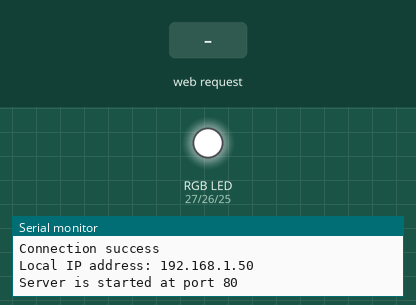
The sketch below on a simulated ESP32. On the bench: an RGB LED mixed from three pins (HIGH = lit), the last lines printed to the serial monitor. Inputs (shaded band) come from the test bench. Dim RGB values are drawn brighter than linear; WiFi joins after 1.5 s; servers stay silent unless stated.

Above: at 4.2 s.
4.3 s: HTTP request GET /colour received
At 5.2 s:
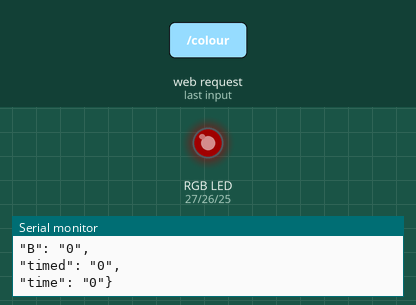
5.8 s: HTTP request GET /on received
At 6.2 s:
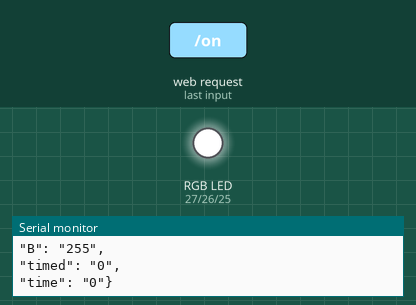
7.3 s: HTTP request GET /off received
At 8.6 s:
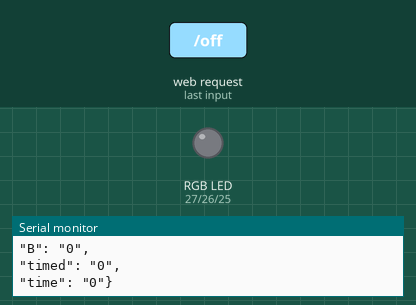
Timing chart, 0 to 10.3 s (numbered marks = the images above; inputs shaded):
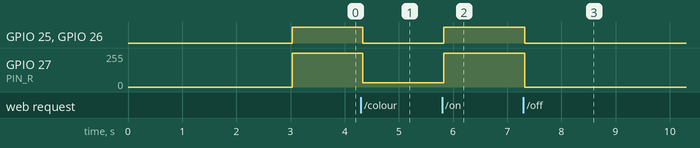

Measured:
- after the input at 4.3 s, GPIO 25 (PIN_B), GPIO 26 (PIN_G): HIGH → LOW at once; GPIO 27 (PIN_R): 255/255 → 33/255 at once
- after the input at 5.8 s, GPIO 25 (PIN_B), GPIO 26 (PIN_G): LOW → HIGH at once; GPIO 27 (PIN_R): 33/255 → 255/255 at once
- after the input at 7.3 s, GPIO 25 (PIN_B), GPIO 26 (PIN_G): HIGH → LOW at once; GPIO 27 (PIN_R): 255/255 → 0/255 at once

The sketch:

wifi-server.ino
```cpp
#include <WiFi.h>
#include <WebServer.h>
#define PIN_R 27
#define PIN_G 26
#define PIN_B 25
#define CH_R 0
#define CH_G 1
#define CH_B 2

const uint8_t frequency = 5000;
const uint8_t resolution = 8;
const char* ssid = "csy";
const char* password = "55555555";
volatile int red_val = 255;
volatile int green_val = 255;
volatile int blue_val = 255;
volatile unsigned long time_sec = 0;
volatile bool isTimed = false;
hw_timer_t *timer = NULL;
WiFiServer server(80);
IPAddress ip = WiFi.localIP();

const String html_code PROGMEM = R"rawliteral(
<!DOCTYPE html>
<html>
<head>
    <title>
        LAMP CONTROLLER
    </title>
    <style>
        body {
            font-family: 'Courier New', Courier, monospace;
            text-align: center;
            padding: 10vw;
        }
        button, input[type=range] {
            padding: 10px 30px;
            font-size: 16px;
            margin: 10px;
        }
        .slider-container {
            margin-bottom: 1em;
        }
    </style>
</head>

<body>
    <h1>
        Main Page
    </h1>
    <button id="btnOn">
        On
    </button>
    <button id="btnOff">
        Off
    </button>
    <button id="btnReset">
        Reset
    </button>

    <div class="slider-container">
        <label for="sliderR">Red: <span id="valR">0</span></label><br>
        <input type="range" id="sliderR" min="0" max="255" value="0"><br>
    </div>

    <div class="slider-container">
        <label for="sliderG">Green: <span id="valG">0</span></label><br>
        <input type="range" id="sliderG" min="0" max="255" value="0"><br>
    </div>

    <div class="slider-container">
        <label for="sliderB">Blue: <span id="valB">0</span></label><br>
        <input type="range" id="sliderB" min="0" max="255" value="0"><br>
    </div>

    <div class="slider-container">
        <label for="entryTime">Turn off after (minutes): </label><br>
        <input type="number" id="entryTime" min="1" max="999" placeholder="0"><br>
        <button id="btnSetTime">Set Timer</button>
    </div>

    <script type="module">
        "use strict"
        const CMD = {
            ON: 'on',
            OFF: 'off',
            RGB: 'colour',
            TIME: 'timed',
            RST: 'reset',
        };
        const ipAddress = ")rawliteral" + ip.toString() + R"rawliteral(";

        function sendCommand(command) {
            // load is different by different commands
            let load;
            if (command == CMD.RGB) {
                load = [
                    parseInt(document.getElementById(`sliderR`).value),
                    parseInt(document.getElementById(`sliderG`).value),
                    parseInt(document.getElementById(`sliderB`).value)
                ];
            } else if (command == CMD.TIME) {
                // send time
                load = [parseInt(document.getElementById(`entryTime`).value)];
            } else {
                load = [];
            }

            fetch(`${ipAddress}/${command}/${load}`).then(
                response => {
                    if (!response.ok) {
                        throw new Error("Response is not ok.");
                    }
                    // return response.text();
                    return response.json();
                }
            ).then(
                data => {
                    console.log("Message: ESP returns a message: ", data);
                    // update information on UI display to match the actual status of device
                    setSlider("R", parseInt(data.R));
                    setSlider("G", parseInt(data.G));
                    setSlider("B", parseInt(data.B));
                }
            ).catch(
                error => {
                    console.error("Error: ", error);
                }
            );
        }

        // given a number val, set the slider value and text to match val
        function setSlider(colour, val) {
            document.getElementById(`slider${colour}`).value = val;
            document.getElementById(`val${colour}`).textContent = val;
        }

        // (when the slider is moved) send updated colour to device
        function updateSlider(colour) {
            // update text number to match slider position/value
            const val = document.getElementById(`slider${colour}`).value;
            document.getElementById(`val${colour}`).textContent = val;
            // send RGB value to device
            sendCommand(CMD.RGB);
        }

        window.addEventListener("load", () => sendCommand(CMD.ON));

        document.getElementById("btnOn").addEventListener("click", () => sendCommand(CMD.ON));
        document.getElementById("btnOff").addEventListener("click", () => sendCommand(CMD.OFF));
        document.getElementById("btnReset").addEventListener("click", () => sendCommand(CMD.RST));
        document.getElementById("btnSetTime").addEventListener("click", () => sendCommand(CMD.TIME));

        document.getElementById("sliderR").addEventListener("input", () => updateSlider('R'));
        document.getElementById("sliderG").addEventListener("input", () => updateSlider('G'));
        document.getElementById("sliderB").addEventListener("input", () => updateSlider('B'));
    </script>
</body>
</html>
)rawliteral";

String getReq(WiFiClient client) {
  // assertion: client is no null
  String req = "";
  while (client.connected()) {
    char c = client.read();
    req += c;
    // "\n" is the last char of a http request
    if (c == '\n') {
      break;
    }
  }
  Serial.println(req);
  return req;
}

String getCommand(String req) {
  String command = "";
  // do something
  if (req.indexOf("/on") >= 0) {
    command = "/on";
  } else if (req.indexOf("/off") >= 0) {
    command = "/off";
  } else if (req.indexOf("/reset") >= 0) {
    command = "/reset";
  } else if (req.indexOf("/timed") >= 0) {
    command = "/timed";
  } else if (req.indexOf("/colour") >= 0) {
    command = "/colour";
  } else if (req.indexOf("GET / ") >= 0 || req.indexOf("GET /HTTP") >= 0) {
    command = "/";
  } else {
    command = "/other";
  }
  return command;
}

std::vector<int> getCommandData(String req) {
  // example: GET /0.0.0.0/colour/255,255,160 HTTP/1.1
  String substr = req.substring(req.indexOf(" "), req.lastIndexOf(" "));
  substr = substr.substring(substr.lastIndexOf("/") + 1, substr.length());
  std::vector<int> data = {};
  while (!substr.isEmpty()) {
    int end = substr.indexOf(",");
    if (end == -1) {
      end = substr.length();
    }
    int number = substr.substring(0, end).toInt();
    substr = substr.substring(end + 1, substr.length());
    data.push_back(number);
    // Serial.println(number);
  }
  return data;
}

void onLamp() {
  Serial.println("On lamp");
  red_val = 255;
  green_val = 255;
  blue_val = 255;
  time_sec = 0;
  isTimed = false;
}

void offLamp() {
  Serial.println("Off lamp");
  red_val = 0;
  green_val = 0;
  blue_val = 0;
  time_sec = 0;
  isTimed = false;
}

void resetLamp() {
  Serial.println("Reset lamp");
  red_val = 0;
  green_val = 0;
  blue_val = 0;
  time_sec = 0;
  isTimed = false;
}

void timedLamp(String req) {
  Serial.println("Timed lamp mode");
  // time_sec = 12;
  std::vector<int> data = getCommandData(req);
  time_sec = data.back() * 60;
  data.pop_back();
  isTimed = true;
  timer = timerBegin(1000000);
  Serial.println(timer == NULL);
}

void setColourLamp(String req) {
  Serial.println("Set lamp colour mode");
  std::vector<int> data = getCommandData(req);
  blue_val = data.back();
  data.pop_back();
  green_val = data.back();
  data.pop_back();
  red_val = data.back();
  data.pop_back();
}

std::vector<String> generateHeader(String command) {
  std::vector<String> res = {};
  res.push_back("HTTP/1.1 200 OK");
  if (command == "/") {
    res.push_back("Content-Type: text/html");
  } else {
    res.push_back("Content-Type: application/json");
  }
  res.push_back("Access-Control-Allow-Origin: *");
  res.push_back("Connection: close");

  return res;
}

std::vector<String> generateContent(String command) {
  std::vector<String> res = {};
  if (command == "/") {
    res.push_back(html_code);
    return res;
  }

  if (command == "/on") {
    res.push_back("{\"message\": \"Lamp turned on\",");
  } else if (command == "/off") {
    res.push_back("{\"message\": \"Lamp turned off\",");
  } else if (command == "/reset") {
    res.push_back("{\"message\": \"Lamp reset\",");
  } else if (command == "/timed") {
    res.push_back("{\"message\": \"Lamp is timed\",");
  } else if (command == "/colour") {
    res.push_back("{\"message\": \"Lamp changes colour\",");
  } else if (command == "/other") {
    res.push_back("{\"message\": \"This is a server to ESP32\",");
  } else {
    res.push_back("{\"message\": \"An unknow request was received.\",");
  }

  res.push_back("\"R\": \"" + String(red_val) + "\",");
  res.push_back("\"G\": \"" + String(green_val) + "\",");
  res.push_back("\"B\": \"" + String(blue_val) + "\",");
  res.push_back("\"timed\": \"" + String(isTimed) + "\",");
  res.push_back("\"time\": \"" + String(time_sec) + "\"}");

  return res;
}

void sendResponse(WiFiClient client, String req) {
  String command = getCommand(req);
  Serial.println("Sending " + command + " response ...");

  std::vector<String> header = generateHeader(command);
  std::vector<String> content = generateContent(command);
  for (String str : header) {
    client.println(str);
    Serial.println(str);
  }
  client.println();
  for (String str : content) {
    client.println(str);
    Serial.println(str);
  }
  delay(10);
  client.stop();
}

void handleReq(String req) {
  String command = getCommand(req);
  if (command == "/on") {
    onLamp();
  } else if (command == "/off") {
    offLamp();
  } else if (command == "/reset") {
    resetLamp();
  } else if (command == "/timed") {
    timedLamp(req);
  } else if (command == "/colour") {
    setColourLamp(req);
  } else {
    // default behaviour
    Serial.println("No action to be done.");
  }
}

void connectWiFi(const char* wifiName, const char* wifiPassword) {
  Serial.print("Connecting to ");
  Serial.println(ssid);
  WiFi.begin(ssid, password);
  while (WiFi.status() != WL_CONNECTED) {
    Serial.print(".");
    delay(1000);
  }
  Serial.println("\nConnection success");
}

// https://espressif-docs.readthedocs-hosted.com/projects/arduino-esp32/en/latest/api/ledc.html
void hardwareSetup() {
  // Important to delay to prevent race condition!
  ledcAttachChannel(PIN_R, frequency, resolution, CH_R);
  delay(10);
  ledcAttachChannel(PIN_G, frequency, resolution, CH_G);
  delay(10);
  ledcAttachChannel(PIN_B, frequency, resolution, CH_B);
  delay(10);

  ledcWrite(PIN_R, red_val);
  ledcWrite(PIN_G, green_val);
  ledcWrite(PIN_B, blue_val);
}

void setup() {
  Serial.begin(115200);
  delay(1000);
  connectWiFi(ssid, password);
  Serial.print("Local IP address: ");
  Serial.println(WiFi.localIP());
  server.begin();
  Serial.println("Server is started at port 80");
  hardwareSetup();
}

void loop() {
  WiFiClient client = server.accept();
  if (isTimed) {
    if (timerReadSeconds(timer) >= time_sec) {
      timerEnd(timer);
      Serial.printf("Time %l is up.\n", time_sec);
      offLamp();
    }
  }

  ledcWrite(PIN_R, red_val);
  ledcWrite(PIN_G, green_val);
  ledcWrite(PIN_B, blue_val);

  // Only true if a request is sent.
  if (client) {
    String req = getReq(client);
    handleReq(req);
    sendResponse(client, req);
  }
}
```
